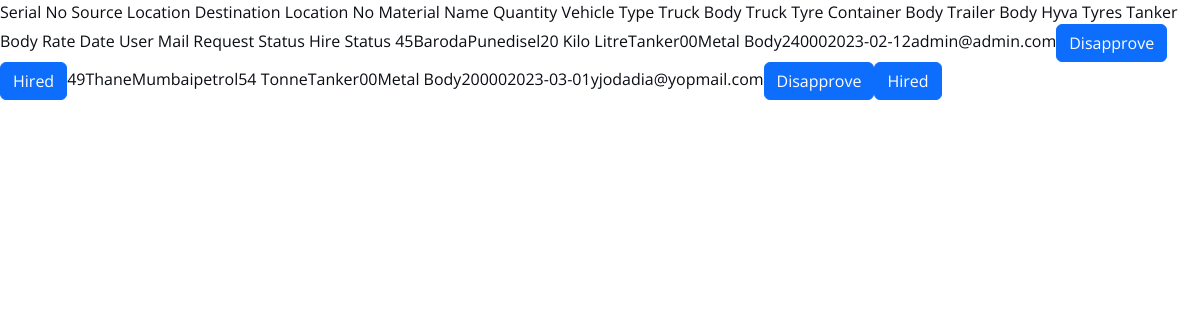
Page /admin/greqsearch.php (signed in) on the committed database.
### tables this page shows
CREATE TABLE `goods` (
  `gid` int(11) NOT NULL,
  `sloca` varchar(50) NOT NULL,
  `dloca` varchar(50) NOT NULL,
  `mname` varchar(30) NOT NULL,
  `quan` varchar(20) NOT NULL,
  `vtype` varchar(30) NOT NULL,
  `tbody` varchar(30) NOT NULL,
  `ttyre` int(3) NOT NULL,
  `cbody` varchar(25) NOT NULL,
  `trbody` varchar(30) NOT NULL,
  `htyres` int(3) NOT NULL,
  `tanbody` varchar(25) NOT NULL,
  `rates` int(8) NOT NULL,
  `postdate` date DEFAULT NULL,
  `username` varchar(50) NOT NULL,
  `lockstatus` varchar(30) NOT NULL,
  `hire` varchar(8) NOT NULL
);

### admin/greqsearch.php (the view, shortened to what this page needs)
<tr>
     <th>Serial No</th>
     <th>Source Location</th>
     <th>Destination Location No</th>
     <th>Material Name</th>
     <th>Quantity</th>
     <th>Vehicle Type</th>
     <th>Truck Body</th>
     <th>Truck Tyre</th>
     <th>Container Body</th>
     <th>Trailer Body</th>
     <th>Hyva Tyres</th>
     <th>Tanker Body</th>
     <th>Rate</th>
     <th>Date</th>
     <th>User Mail</th>
     <th>Request Status</th>
     <th>Hire Status</th>
    </tr>
<?php
    include("header.php");
    $table=mysqli_query($conn,"select * from goods where vtype like '$vtype%'");
    while($row=mysqli_fetch_array($table))
    {
        echo"<tr>";
        echo "<td>$row[gid]</td>";
        echo "<td>$row[sloca]</td>";
        echo "<td>$row[dloca]</td>";
        echo "<td>$row[mname]</td>";
        echo "<td>$row[quan]</td>";
        echo "<td>$row[vtype]</td>";
        echo "<td>$row[ttyre]</td>";
        echo "<td>$row[htyres]</td>";
        echo "<td>$row[tanbody]</td>";
        echo "<td>$row[rates]</td>";
        echo "<td>$row[postdate]</td>";
        echo "<td>$row[username]</td>";
        if ($row['lockstatus']=="Disapprove")
            $status="Approve";
        else if ($row['lockstatus']=="Approve")
            $status="Disapprove";
        echo "<td><a href='req.php?id=$row[0]&&status=$status' class='btn btn-primary'>$status</a></td>";
        if ($row['hire']=="Unhired")
            $hire="Hired";
        else if ($row['hire']=="Hired")
            $hire="Unhired";
        echo "<td><a href='ghirestats.php?id=$row[0]&&hire=$hire' class='btn btn-primary'>$hire</a></td>";
        echo "</tr>";
    }
 ?>

### assets/css/main.css (style rules this page uses)
:root { --font-default: "Open Sans", system-ui, -apple-system, "Segoe UI", Roboto, "Helvetica Neue", Arial, "Noto Sans", "Liberation Sans", sans-serif, "Apple Color Emoji", "Segoe UI Emoji", "Segoe UI Symbol", "Noto Color Emoji"; --font-primary: "Inter", sans-serif; --font-secondary: "Poppins", sans-serif; }
:root { --color-default: #0a0d13; --color-primary: #0d42ff; --color-secondary: #0e1d34; }
:root { scroll-behavior: smooth; }
a { color: var(--color-primary); text-decoration: none; }

### rows in the picture
goods: gid "45", sloca "Baroda", dloca "Pune", mname "disel", quan "20 Kilo Litre", vtype "Tanker", ttyre "0", htyres "0", tanbody "Metal Body", rates "24000", postdate "2023-02-12", username "admin@admin.com", lockstatus "Disapprove", hire "Hired"
goods: gid "49", sloca "Thane", dloca "Mumbai", mname "petrol", quan "54 Tonne", vtype "Tanker", ttyre "0", htyres "0", tanbody "Metal Body", rates "20000", postdate "2023-03-01", username "yjodadia@yopmail.com", lockstatus "Disapprove", hire "Hired"
